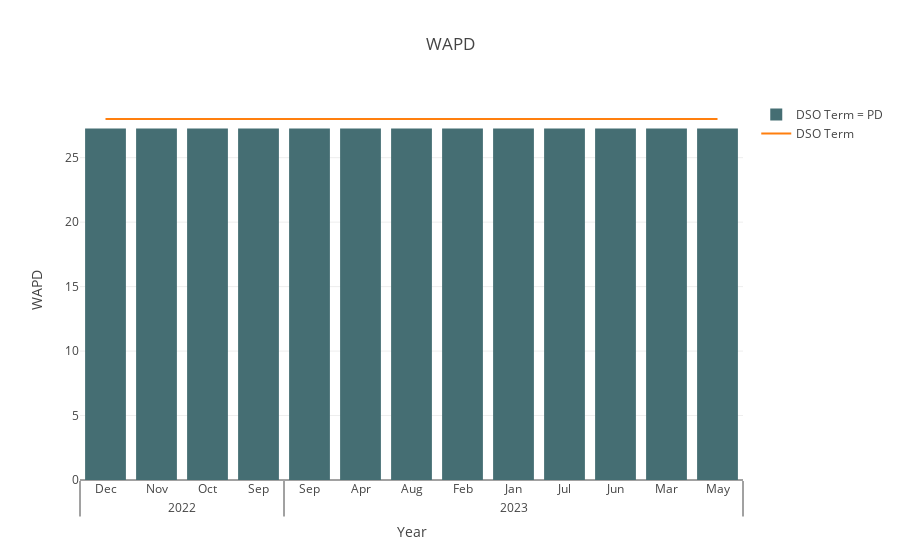

Notebook code cell kept with this figure:
### Code cell
customer = "2057194397"
t = search_customer(customer)

### Figure 1 — Plotly figure (JSON) as saved in the notebook; plotly's stock layout.template omitted (floating-point values rounded to 4 significant figures)
{"data": [{"marker": {"color": "#456e73"}, "name": "DSO Term = PD", "type": "bar", "x": [[2022, 2022, 2022, 2022, 2023, 2023, 2023, 2023, 2023, 2023, 2023, 2023, 2023], ["Dec", "Nov", "Oct", "Sep", "Apr", "Aug", "Feb", "Jan", "Jul", "Jun", "Mar", "May", "Sep"]], "y": [27.26, 27.26, 27.26, 27.26, 27.26, 27.26, 27.26, 27.26, 27.26, 27.26, 27.26, 27.26, 27.26]}, {"mode": "lines", "name": "DSO Term", "type": "scatter", "x": [[2022, 2022, 2022, 2022, 2023, 2023, 2023, 2023, 2023, 2023, 2023, 2023, 2023], ["Dec", "Nov", "Oct", "Sep", "Apr", "Aug", "Feb", "Jan", "Jul", "Jun", "Mar", "May", "Sep"]], "y": [28, 28, 28, 28, 28, 28, 28, 28, 28, 28, 28, 28, 28]}], "layout": {"autosize": true, "barmode": "group", "title": {"text": "WAPD"}, "xaxis": {"autorange": true, "range": [-0.5, 12.5], "title": {"text": "Year"}, "type": "multicategory"}, "yaxis": {"autorange": true, "range": [0, 29.47], "title": {"text": "WAPD"}, "type": "linear"}}}
